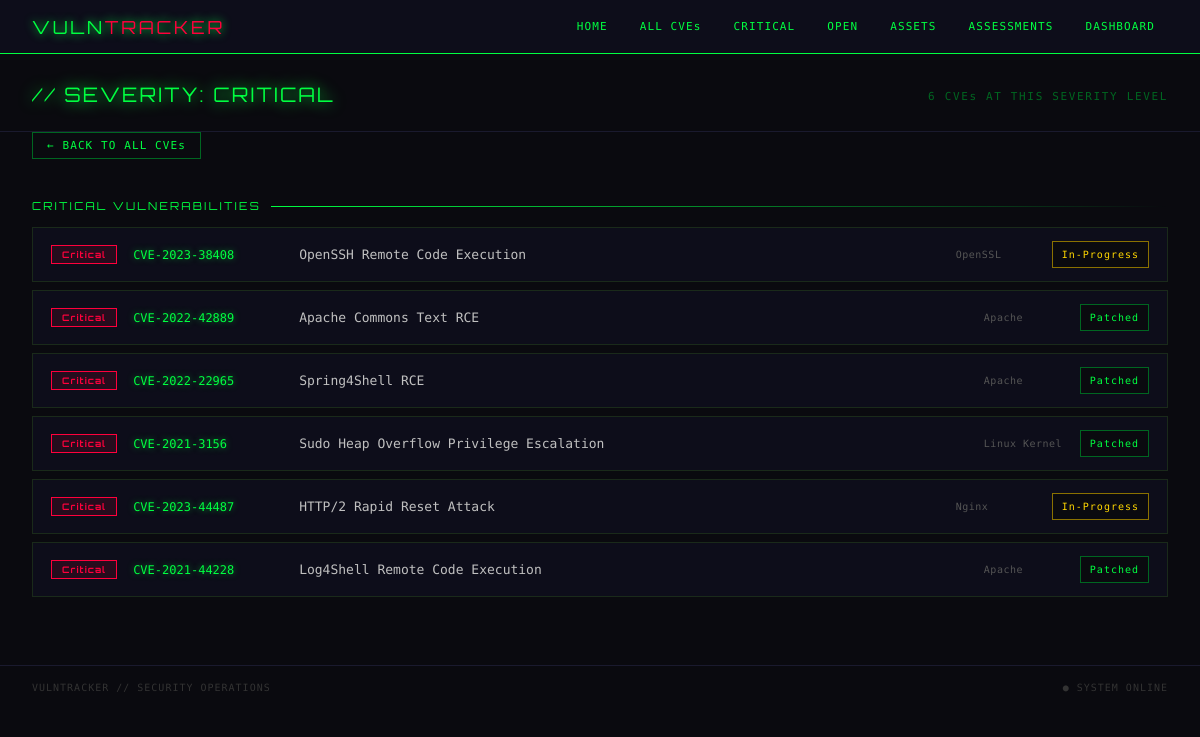
The app's page /severity/critical/ with its own data.
### vulnerabilities/models.py (models this page shows, shortened)
class Vulnerability(models.Model):
    SEV_CHOICES = [
        ('C', 'Critical'),
        ('H', 'High'),
        ('M', 'Medium'),
        ('L', 'Low'),
    ]
    STATUS_CHOICES = [
        ('O', 'Open'),
        ('IP', 'In-Progress'),
        ('P', 'Patched'),
    ]
    cve_id = models.CharField(max_length=50, unique=True)
    title = models.CharField(max_length=200)
    slug = models.SlugField(unique=True)
    description = models.TextField()
    remediation = models.TextField()
    affected_system = models.ForeignKey(
        AffectedSystem,
        on_delete=models.CASCADE,
        related_name='vulnerabilities'
    )
    severity = models.CharField(
        max_length=1,
        choices=SEV_CHOICES,
        default='M'
    )
    status = models.CharField(
        max_length=2,
        choices=STATUS_CHOICES,
        default='O'
    )
    discovered = models.DateTimeField(auto_now_add=True)
    threat_actor = models.ForeignKey(
        ThreatActor,
        on_delete=models.SET_NULL,
        null=True,
        blank=True,
        related_name='vulnerabilities'
    )
    class Meta:
        ordering = ['-discovered']
        verbose_name_plural = 'Vulnerabilities'

class AffectedSystem(models.Model):
    name = models.CharField(max_length=100)
    slug = models.SlugField(unique=True)
    class Meta:
        ordering = ['name']

### vulnerabilities/views.py (the view)
# urls.py: path('severity/<str:level>/', views.by_severity, name='by-severity'),
def by_severity(request, level):
    severity_map = {
        'critical': 'C',
        'high': 'H',
        'medium': 'M',
        'low': 'L',
    }
    severity_code = severity_map.get(level.lower())
    if severity_code is None:
        from django.http import Http404
        raise Http404("Unknown severity level")
    vulns = Vulnerability.objects.filter(
        severity=severity_code
    ).select_related('affected_system')
    return render(request, 'vulnerabilities/by_severity.html', {
        'vulns': vulns,
        'level': level.lower(),
    })

### vulnerabilities/templates/vulnerabilities/by_severity.html (shortened to what this page needs)
{% extends 'vulnerabilities/base.html' %}
{% block content %}
<div class="page-header">
  <div class="page-title">// SEVERITY: {{ level|upper }}</div>
  <div class="page-sub">{{ vulns|length }} CVEs AT THIS SEVERITY LEVEL</div>
</div>
<a href="{% url 'vuln-list' %}" class="back-link">← BACK TO ALL CVEs</a>
<div class="section">
  <div class="section-title">{{ level|upper }} VULNERABILITIES</div>
  {% for vuln in vulns %}
  <a href="{% url 'vuln-detail' vuln.slug %}" class="vuln-card">
    <span class="sev-badge {% if vuln.severity == 'C' %}critical{% elif vuln.severity == 'H' %}high{% elif vuln.severity == 'M' %}medium{% elif vuln.severity == 'L' %}low{% endif %}">
      {{ vuln.get_severity_display }}
    </span>
    <span class="vuln-cve">{{ vuln.cve_id }}</span>
    <span class="vuln-title">{{ vuln.title }}</span>
    <span class="vuln-system">{{ vuln.affected_system.name }}</span>
    <span class="status-badge {% if vuln.status == 'O' %}open{% elif vuln.status == 'IP' %}in_progress{% elif vuln.status == 'P' %}patched{% endif %}">
      {{ vuln.get_status_display }}
    </span>
  </a>
  {% empty %}
  <p class="empty">// NO CVEs AT THIS SEVERITY LEVEL</p>
  {% endfor %}
</div>
{% endblock %}

### vulnerabilities/static/vulnerabilities/style.css (style rules this page uses)
* { box-sizing: border-box; margin: 0; padding: 0; }
body { background: #0a0a0f; color: #00ff41; font-family: 'Share Tech Mono', monospace; min-height: 100vh; }
.page-header { display: flex; justify-content: space-between; align-items: center; flex-wrap: wrap; gap: 16px; padding: 28px 32px 20px; border-bottom: 1px solid #1a1a2e; }
.page-title { font-family: 'Orbitron', monospace; font-size: 20px; color: #00ff41; text-shadow: 0 0 15px #00ff41; letter-spacing: 0.1em; margin-bottom: 4px; }
.page-sub { font-size: 11px; color: #006621; letter-spacing: 0.15em; }
.section { padding: 20px 32px; }
.section-title { font-family: 'Orbitron', monospace; font-size: 11px; color: #00ff41; letter-spacing: 0.2em; margin-bottom: 14px; display: flex; align-items: center; gap: 10px; }
.section-title::after { content: ''; flex: 1; height: 1px; background: linear-gradient(to right, #00ff41, transparent); }
.vuln-card { border: 1px solid #1a2a1a; background: #0d0d1a; padding: 13px 18px; margin-bottom: 8px; display: flex; align-items: center; flex-wrap: wrap; gap: 16px; transition: all 0.2s; text-decoration: none; min-width: 0; }
.vuln-cve { font-size: 12px; color: #00ff41; min-width: 150px; text-shadow: 0 0 6px rgba(0,255,65,0.5); }
.vuln-title { font-size: 13px; color: #c0c0c0; flex: 1; min-width: 0; overflow-wrap: anywhere; }
.vuln-system { font-size: 10px; color: #555; letter-spacing: 0.05em; min-width: 80px; }
.sev-badge { display: inline-block; font-size: 9px; padding: 3px 10px; letter-spacing: 0.12em; font-weight: 700; border: 1px solid; white-space: nowrap; font-family: 'Orbitron', monospace; }
.sev-badge.critical { color: #ff003c; border-color: #ff003c; background: rgba(255,0,60,0.1); }
.status-badge { display: inline-block; padding: 5px 9px; border: 1px solid #555566; color: #b0b0c0; font-size: 10px; letter-spacing: 1px; white-space: nowrap; font-family: 'Share Tech Mono', monospace; }
.status-badge.patched { border-color: #00ff41; color: #00ff41; }
.status-badge.in_progress { border-color: #ffd700; color: #ffd700; }
.back-link { display: inline-block; color: #00ff41; text-decoration: none; font-size: 11px; letter-spacing: 0.1em; padding: 6px 14px; border: 1px solid #006621; margin: 0 32px 20px; transition: all 0.2s; }
nav, header, main, footer, .page-header, .section, .panel, .stats-row, .stats-grid, .asset-panel, .asset-list, .asset-card, .empty-state { position: relative; z-index: 1; }
.asset-page-header, .page-header { box-sizing: border-box; }
.status-badge { display: inline-flex; align-items: center; justify-content: center; max-width: 100%; padding: 5px 9px; border: 1px solid #34344a; background: #0a0a0f; color: #9292ad; font-size: 10px; letter-spacing: 1px; line-height: 1.5; overflow-wrap: anywhere; }
.status-badge.patched { border-color: #006621; color: #00ff41; }
.status-badge.in_progress { border-color: #8a7100; color: #ffd700; }

### records on screen
Vulnerability: severity "Critical", cve_id "CVE-2023-38408", title "OpenSSH Remote Code Execution", affected_system.name "OpenSSL", status "In-Progress"
Vulnerability: severity "Critical", cve_id "CVE-2022-42889", title "Apache Commons Text RCE", affected_system.name "Apache", status "Patched"
Vulnerability: severity "Critical", cve_id "CVE-2022-22965", title "Spring4Shell RCE", affected_system.name "Apache", status "Patched"
Vulnerability: severity "Critical", cve_id "CVE-2021-3156", title "Sudo Heap Overflow Privilege Escalation", affected_system.name "Linux Kernel", status "Patched"
Vulnerability: severity "Critical", cve_id "CVE-2023-44487", title "HTTP/2 Rapid Reset Attack", affected_system.name "Nginx", status "In-Progress"
Vulnerability: severity "Critical", cve_id "CVE-2021-44228", title "Log4Shell Remote Code Execution", affected_system.name "Apache", status "Patched"

### other values on screen
{{ level|upper }} "CRITICAL"
{{ vulns|length }} "6"
